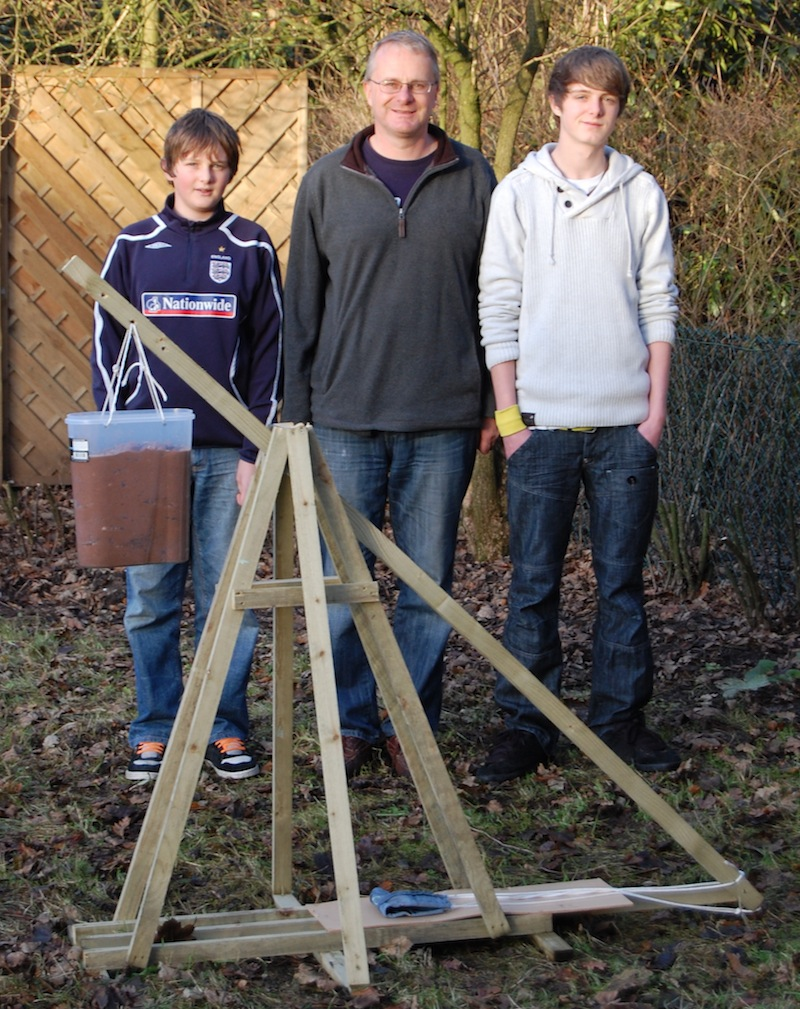
#> input picture python/faces.jpg, 800 x 1009 px
$ python ch_08_faces.py
#> lines starting #> are read from the running program, lines starting #| are printed output that depends on the picture; after the words box and inside, x2 and y2 are one past the last pixel; in counts of white or black regions, pixels touching at a corner belong together
import cv2, pkg_resources

haar_file = pkg_resources.resource_filename('cv2', 'data/haarcascade_frontalface_default.xml')
face_cascade = cv2.CascadeClassifier(haar_file)

img = cv2.imread('faces.jpg', cv2.IMREAD_GRAYSCALE)
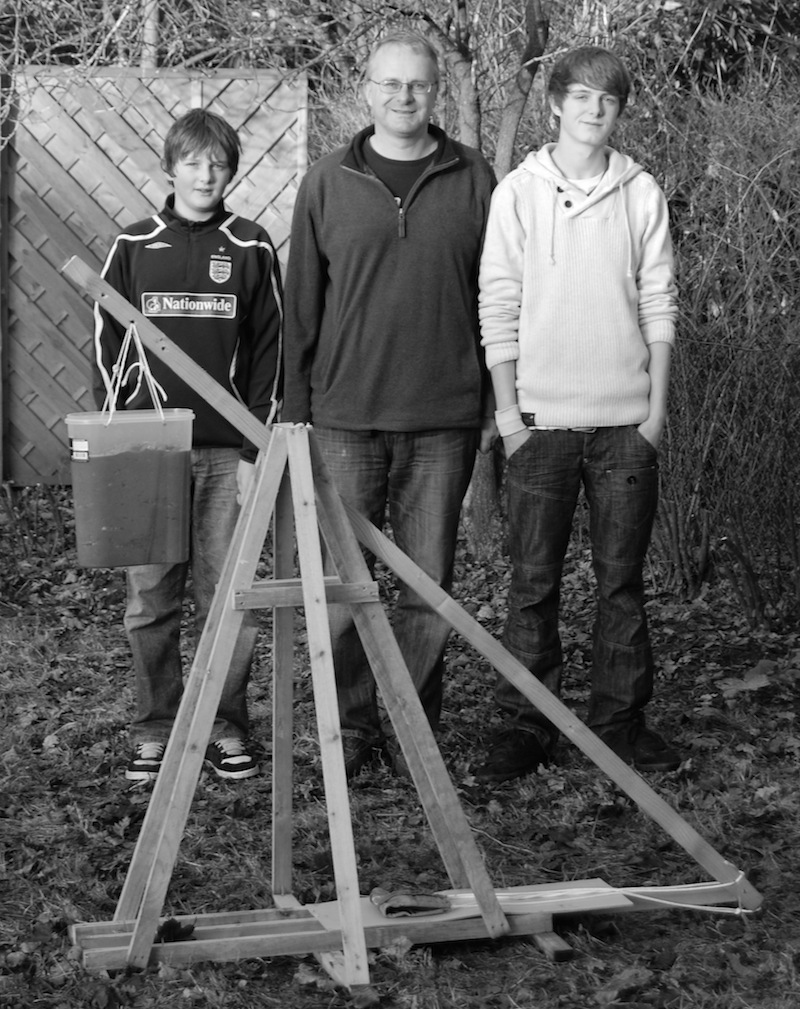
#> img: shape (1009, 800); min 0, max 255, mean 93.3

scale_factor = 1.4
min_neighbors = 5

faces = face_cascade.detectMultiScale(img, scale_factor, min_neighbors)
#> faces = [[367, 60, 66, 66], [564, 73, 66, 66], [173, 139, 66, 66]]
print(faces)
#| [[367  60  66  66]
#|  [564  73  66  66]
#|  [173 139  66  66]]

for (x,y,w,h) in faces:
    img = cv2.rectangle(img, (x,y), (x+w,y+h), (255, 255, 255), 2)
#> this loop made 3 passes
#> (x, y) on passes 1 to 3: (367, 60), (564, 73), (173, 139)
#> pass 1, `img = cv2.rectangle(img, (x,y), (x+w,y+h), (255, 255, 255), 2)`:
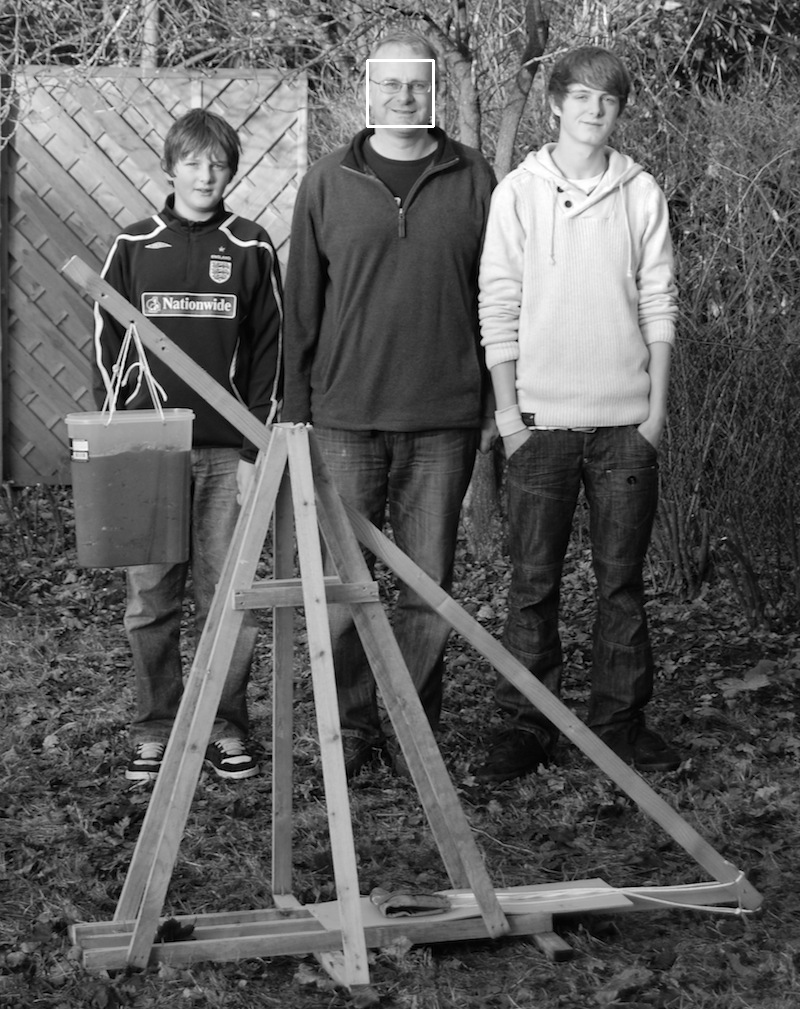
#> img: shape (1009, 800); 0.1% of pixels changed, all inside (x1, y1, x2, y2) = (366, 59, 435, 128)
#> pass 2, `img = cv2.rectangle(img, (x,y), (x+w,y+h), (255, 255, 255), 2)`:
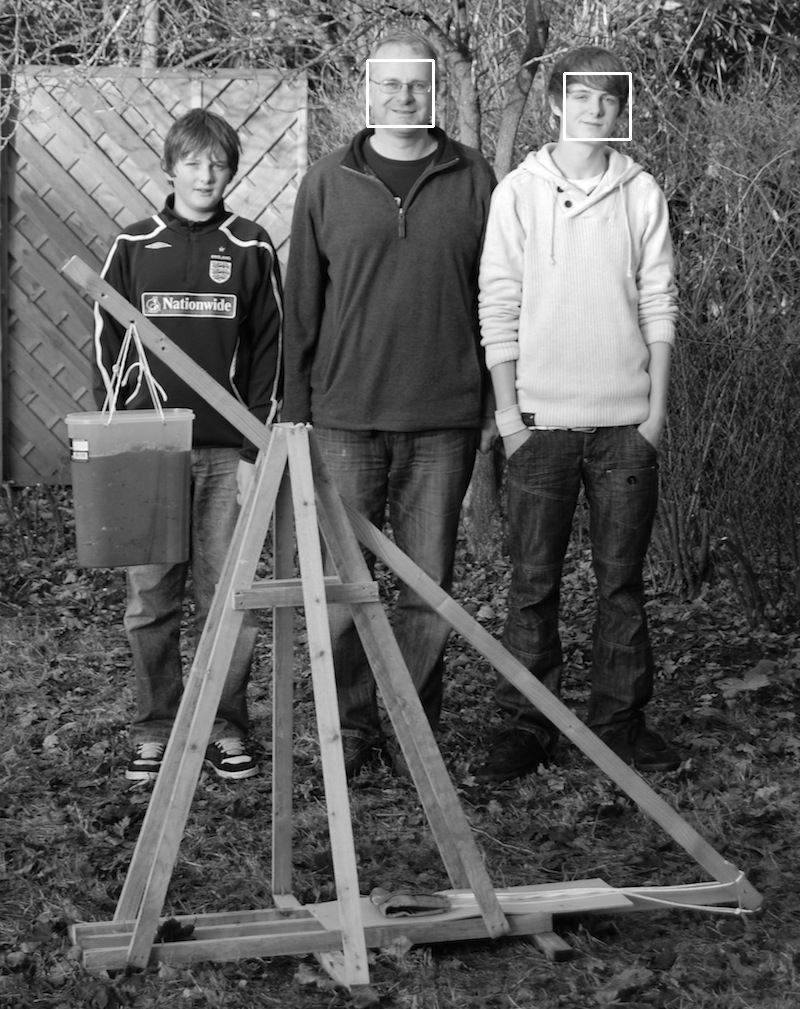
#> img: shape (1009, 800); 0.1% of pixels changed, all inside (x1, y1, x2, y2) = (563, 72, 632, 141)
#> pass 3, `img = cv2.rectangle(img, (x,y), (x+w,y+h), (255, 255, 255), 2)`:
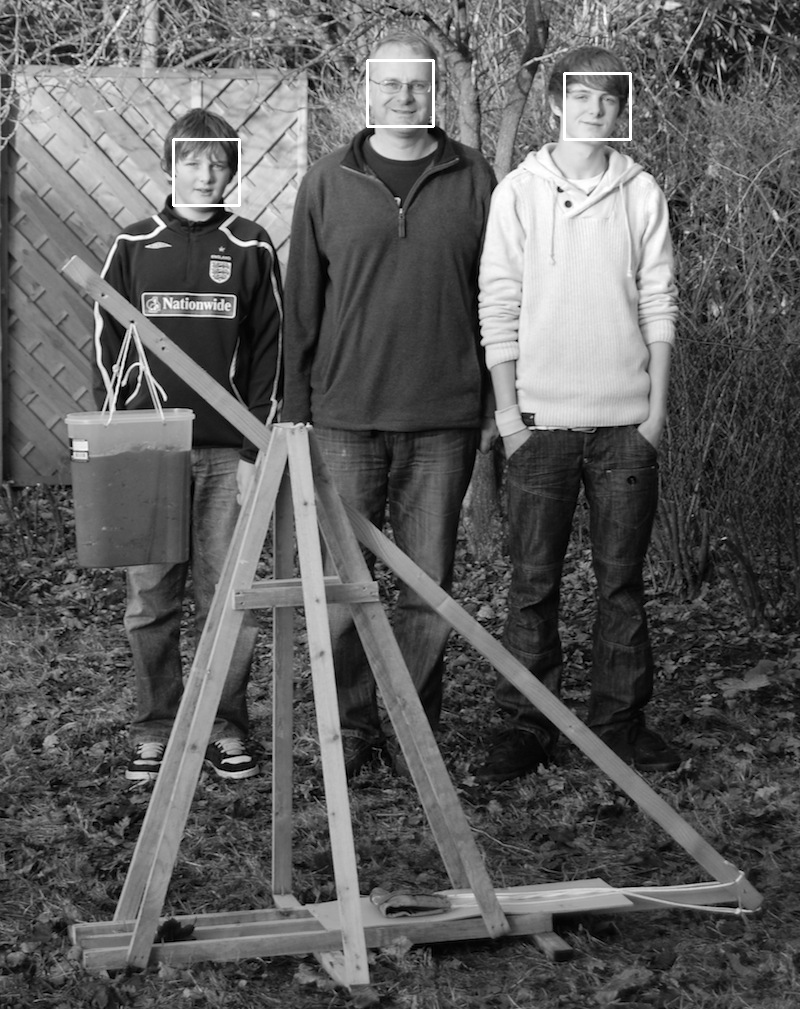
#> img: shape (1009, 800); 0.1% of pixels changed, all inside (x1, y1, x2, y2) = (172, 138, 241, 207)

cv2.imshow('image',img)
cv2.waitKey(0)
cv2.destroyAllWindows()
